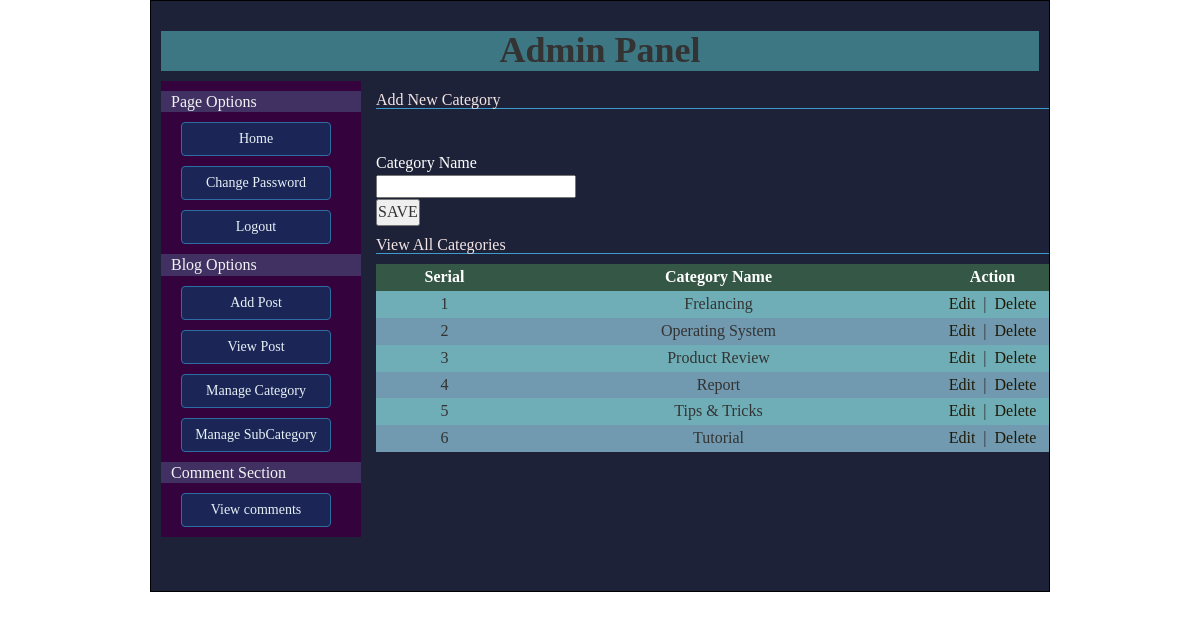
/admin/manage-category.php (signed in), run on the app's committed database.
### tables this page shows
CREATE TABLE `category` (
  `id` int(11) NOT NULL,
  `category_name` varchar(255) NOT NULL,
  `category_id` int(11) NOT NULL
);

### admin/manage-category.php (the view, shortened to what this page needs)
<?php include("header.php"); ?>
<h2>Add New Category</h2>
<p>&nbsp;</p>
<form action="" method="post">
<table class="tbl1">
<tr>
    <td style="color: #ffffff">Category Name</td>
</tr>
<tr>
	<td><input class="short" type="text" name="category_name"></td>
</tr>
<tr>
	<td><input type="submit" value="SAVE" name="form1"></td>
</tr>
</table>
</form>
<h2>View  All Categories</h2>
<table class="tbl2" width="100%">
	<tr>
		<th width="20%" style="text-align: center">Serial</th>
                <th width="60%" style="text-align: center">Category Name</th>
		<th width="20%" style="text-align: center">Action</th>
	</tr>
	<?php
	$i=0;
	$statement = $db->prepare("SELECT * FROM category ORDER BY category_name ASC");
	$statement->execute();
	$result = $statement->fetchAll(PDO::FETCH_ASSOC);
	foreach($result as $row)
	{
		$i++;
		?>
		<tr>
		<td><?php echo $i; ?></td>
		<td><?php echo $row['category_name']; ?></td>
		<td>
			<a class="fancybox" href="#inline<?php echo $i; ?>">Edit</a>
			&nbsp;|&nbsp;
			<a onclick='return confirmDelete();' href="manage-category.php?id=<?php echo $row['id']; ?>">Delete</a></td>
		</tr>
		<?php
	}
	?>
</table>
<?php include("footer.php"); ?>

### css/style-admin.css (style rules this page uses)
* { padding: 0; margin: 0; }
body, input, textarea, select { font-family: 'Times New Roman', arial; font-size: 16px; }
input[type='submit'] { cursor: pointer; }
input.short[type='text'], input.short[type='password'] { width: 200px; }
table.tbl1 { margin-top: 10px; }
table.tbl1 tr td input[type='text'] { height: 23px; line-height: 23px; }
table.tbl2 { margin-top: 10px; }
table.tbl2 tr th, table.tbl2 tr td { padding: 2px; }
table.tbl2 tr td { text-align: center; }
table.tbl2 tr th { background-color: #41714dad; color: #fff; }
table.tbl2 tr:nth-child(2n+1) td { background-color: #7199af; }
table.tbl2 tr:nth-child(2n) td { background-color: #70aeb7; }
table.tbl2 tr td a { color: #1f1a06; text-decoration: none; }
#content h2 { font-size: 16px; color: #f3e6e6; border-bottom: 1px solid #3d9ccd; margin-top: 10px; }

### data on the page
category: category_name "Frelancing"
category: category_name "Operating System"
category: category_name "Product Review"
category: category_name "Report"
category: category_name "Tips & Tricks"
category: category_name "Tutorial"
